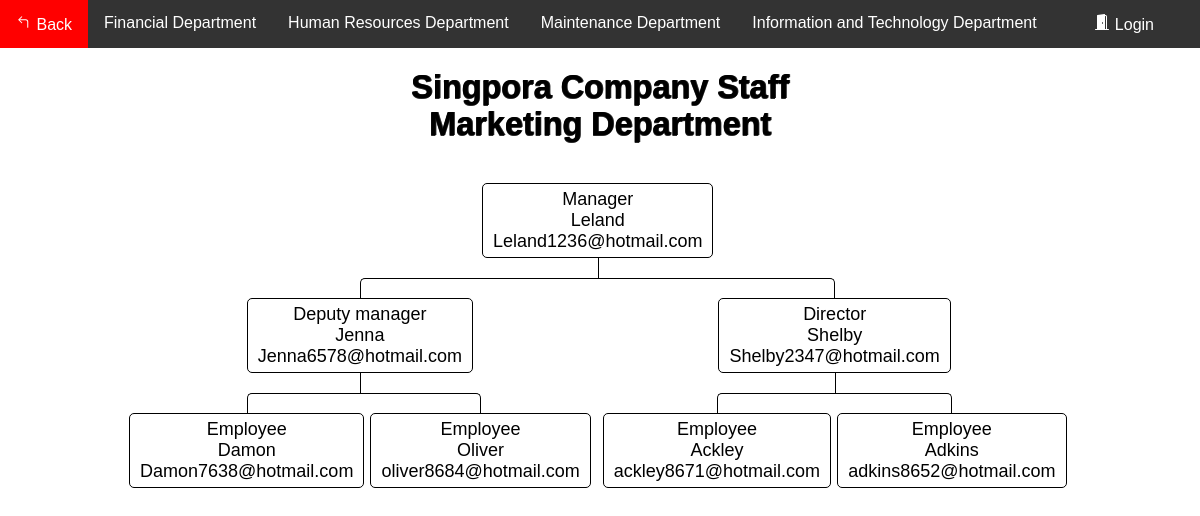
/Flowchart/flowchart_S_Ma.php, run on the app's committed database.
### tables this page shows
CREATE TABLE `department_s` (
  `ID` int(11) NOT NULL,
  `Name` varchar(100) DEFAULT NULL,
  `email` varchar(100) DEFAULT NULL,
  `department` varchar(100) DEFAULT NULL,
  `Number` varchar(100) DEFAULT NULL,
  `position` varchar(100) DEFAULT NULL
);

### Flowchart/data_S.php (called while the page is built, shortened)
<?php
    require_once "config.php";
    $sql = "SELECT * from department_s where ID ='1022'";
    $result = $link->query($sql);
        if ($result->num_rows > 0) {
            while ($row = $result->fetch_assoc()) {
                $Name1022 = $row['Name'];
                $email1022 = $row['email'];
            }
        }
    $sql = "SELECT * from department_s where ID ='1023'";
    $result = $link->query($sql);
        if ($result->num_rows > 0) {
            while ($row = $result->fetch_assoc()) {
                $Name1023 = $row['Name'];
                $email1023 = $row['email'];
            }
        }
    $sql = "SELECT * from department_s where ID ='1024'";
    $result = $link->query($sql);
        if ($result->num_rows > 0) {
            while ($row = $result->fetch_assoc()) {
                $Name1024 = $row['Name'];
                $email1024 = $row['email'];
            }
        }
    $sql = "SELECT * from department_s where ID ='1025'";
    $result = $link->query($sql);
        if ($result->num_rows > 0) {
            while ($row = $result->fetch_assoc()) {
                $Name1025 = $row['Name'];
                $email1025 = $row['email'];
            }
        }
    $sql = "SELECT * from department_s where ID ='1026'";
    $result = $link->query($sql);
        if ($result->num_rows > 0) {
            while ($row = $result->fetch_assoc()) {
                $Name1026 = $row['Name'];
                $email1026 = $row['email'];
            }
        }
    $sql = "SELECT * from department_s where ID ='1027'";
    $result = $link->query($sql);
        if ($result->num_rows > 0) {
            while ($row = $result->fetch_assoc()) {
                $Name1027 = $row['Name'];
                $email1027 = $row['email'];
            }
        }
        $sql = "SELECT * from department_s where ID ='1028'";
    $result = $link->query($sql);
        if ($result->num_rows > 0) {
            while ($row = $result->fetch_assoc()) {
                $Name1028 = $row['Name'];
                $email1028 = $row['email'];
            }
        }
?>

### Flowchart/flowchart_S_Ma.php (the view, shortened to what this page needs)
<?php
require_once "data_S.php";
?>
<!DOCTYPE html>
<html lang="en">
<head>
	<link rel="stylesheet" href="style.css">
</head>
<body>
<div class="navbar">
            <a href="../HomePages/Home.php">
			 Back</a>
			<a href="flowchart_S_F.php">Financial Department</a>
			<a href="flowchart_S_HR.php">Human Resources Department</a>
			<a href="flowchart_S_M.php">Maintenance Department</a>
			<a href="flowchart_S_IT.php">Information and Technology Department</a>
			 <?php
                if(isset($_SESSION["loggedin"]) && $_SESSION["loggedin"] === true){
			?>
				<a href="../AccountSystem1/welcome.php" class="a1">
				<svg width="1em" height="1em" viewBox="0 0 16 16" class="bi bi-house-door-fill" fill="currentColor" xmlns="http://www.w3.org/2000/svg">
					<path d="M6.5 10.995V14.5a.5.5 0 0 1-.5.5H2a.5.5 0 0 1-.5-.5v-7a.5.5 0 0 1 .146-.354l6-6a.5.5 0 0 1 .708 0l6 6a.5.5 0 0 1 .146.354v7a.5.5 0 0 1-.5.5h-4a.5.5 0 0 1-.5-.5V11c0-.25-.25-.5-.5-.5H7c-.25 0-.5.25-.5.495z"/>
					<path fill-rule="evenodd" d="M13 2.5V6l-2-2V2.5a.5.5 0 0 1 .5-.5h1a.5.5 0 0 1 .5.5z"/>
				</svg>
				Home</a>
			<?php
                }else{
			?>
				<a href="../AccountSystem1/login.php" class="a1">
				Login</a>
			<?php
                }
            ?>
        </div>
<div>
<div>
	<br>
	<h1>Singpora Company Staff <br>Marketing Department</h1>
	<nav class="nav">
							<ul>
								<li>
									<a href="#">Manager<br><?php echo $Name1022; ?><br><?php echo $email1022; ?></a>
										<ul>
											<li>
												<a href="#">Deputy manager<br><?php echo $Name1023; ?><br><?php echo $email1023; ?></a>
													<ul>
														<li>
															<a href="#">Employee<br><?php echo $Name1025; ?><br><?php echo $email1025; ?></a>
																<li>
																	<a href="#">Employee<br><?php echo $Name1026; ?><br><?php echo $email1026; ?></a>
																</li>
														</li>
													</ul>
														<li>
															<a href="#">Director<br><?php echo $Name1024; ?><br><?php echo $email1024; ?></a>
															<ul>
																<li>
																	<a href="#">Employee<br><?php echo $Name1027; ?><br><?php echo $email1027; ?></a>
																	<li>
																		<a href="#">Employee<br><?php echo $Name1028; ?><br><?php echo $email1028; ?></a>
																	</li>
																</li>
															</ul>
														</li>
													</li>
												</ul>
											</li>
										</ul>
	</nav>
</div>
</body>
</html>

### Flowchart/style.css (style rules this page uses)
*, *:before, *:after { -webkit-box-sizing: border-box; -moz-box-sizing: border-box; box-sizing: border-box; }
* { position: relative; margin: 0; padding: 0; border: 0 none; transition: all ease .4s; }
html, body { width: 100%; height: 100%; font-family: 'Fjalla One', sans-serif; font-size: 18px; }
.nav ul { position: relative; padding-top: 20px; }
.nav li { position: relative; padding: 20px 3px 0 3px; float: left; text-align: center; list-style-type: none; }
.nav li::before, .nav li::after { content: ''; position: absolute; top: 0; right: 50%; width: 50%; height: 20px; border-top: 1px solid #000000; }
.nav li::after { left: 50%; right: auto; border-left: 1px solid #000000; }
.nav li:only-child::after, .nav li:only-child::before { content: ''; display: none; }
.nav li:only-child { padding-top: 0; }
.nav li:first-child::before, .nav li:last-child::after { border: 0 none; }
.nav li:last-child::before { border-right: 1px solid #000000; border-radius: 0 5px 0 0; }
.nav li:first-child::after { border-radius: 5px 0 0 0; }
.nav ul ul::before { content: ''; position: absolute; top: 0; left: 50%; border-left: 1px solid #000000; width: 0; height: 20px; }
.nav li a { display: inline-block; padding: 5px 10px; border-radius: 5px; border: 1px solid #000000; text-decoration: none; color: #000000; font-family: arial, verdana, tahoma; font-size: 18px; }
.navbar { overflow: hidden; background-color: #333; font-family: Arial, Helvetica, sans-serif; }
.navbar a { float: left; font-size: 16px; color: white; text-align: center; padding: 14px 16px; text-decoration: none; }
.a1 { position: absolute; right: 30px; }

### Flowchart/flowchart_S_Ma.php (style rules this page uses)
h1 { color: #000000; text-align: center; font-size: 1.8rem; text-shadow: rgba(0,0,0,0.6) 1px 0, rgba(0,0,0,0.6) 1px 0, rgba(0,0,0,0.6) 0 1px, rgba(0,0,0,0.6) 0 1px; }
.nav { margin: 20px auto; width: 960px; min-height: auto; text-align: center; }

### data on the page
department_s: Name "Leland", email "Leland1236@hotmail.com"
department_s: Name "Jenna", email "Jenna6578@hotmail.com"
department_s: Name "Damon", email "Damon7638@hotmail.com"
department_s: Name "Oliver", email "oliver8684@hotmail.com"
department_s: Name "Shelby", email "Shelby2347@hotmail.com"
department_s: Name "Ackley", email "ackley8671@hotmail.com"
department_s: Name "Adkins", email "adkins8652@hotmail.com"
